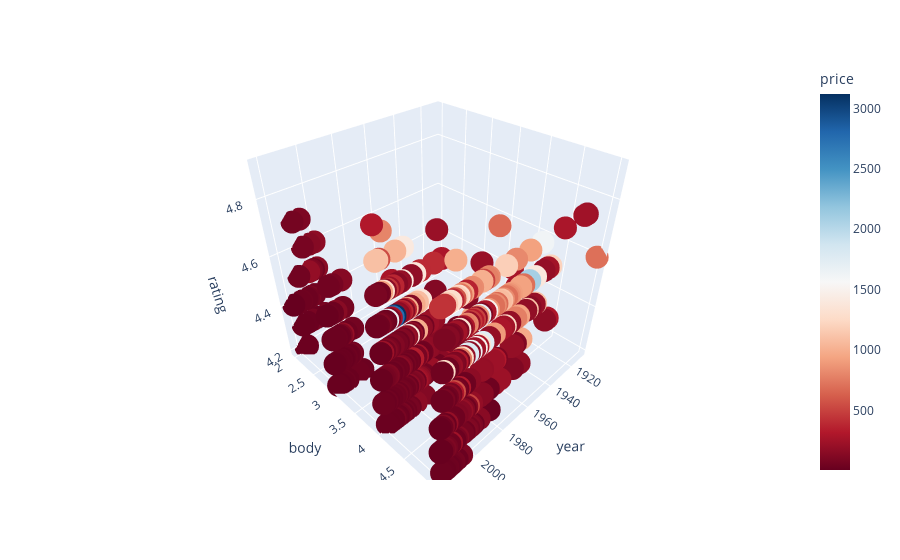

Notebook source saved alongside this figure:
### Markdown cell above
12. I want to do a graf that will show correlations between four parametres

### Code cell
fig = px.scatter_3d(df, x='year', y='body', z='rating',
              color='price', color_continuous_scale="RdBu")
fig.show()

### Figure 1 — Plotly figure (JSON) as saved in the notebook; plotly's stock layout.template omitted (floating-point values rounded to 4 significant figures; data arrays with more than 128 entries replaced by an {"elided": "..."} marker saying what was removed)
{"data": [{"hovertemplate": "year=%{x}<br>body=%{y}<br>rating=%{z}<br>price=%{marker.color}<extra></extra>", "legendgroup": "", "marker": {"color": {"elided": "6070 float values"}, "coloraxis": "coloraxis", "symbol": "circle"}, "mode": "markers", "name": "", "scene": "scene", "showlegend": false, "type": "scatter3d", "x": {"elided": "6070 int values"}, "y": {"elided": "6070 int values"}, "z": {"elided": "6070 float values"}}], "layout": {"coloraxis": {"colorbar": {"title": {"text": "price"}}, "colorscale": [[0, "rgb(103,0,31)"], [0.1, "rgb(178,24,43)"], [0.2, "rgb(214,96,77)"], [0.3, "rgb(244,165,130)"], [0.4, "rgb(253,219,199)"], [0.5, "rgb(247,247,247)"], [0.6, "rgb(209,229,240)"], [0.7, "rgb(146,197,222)"], [0.8, "rgb(67,147,195)"], [0.9, "rgb(33,102,172)"], [1, "rgb(5,48,97)"]]}, "legend": {"tracegroupgap": 0}, "margin": {"t": 60}, "scene": {"domain": {"x": [0, 1], "y": [0, 1]}, "xaxis": {"title": {"text": "year"}}, "yaxis": {"title": {"text": "body"}}, "zaxis": {"title": {"text": "rating"}}}}}
